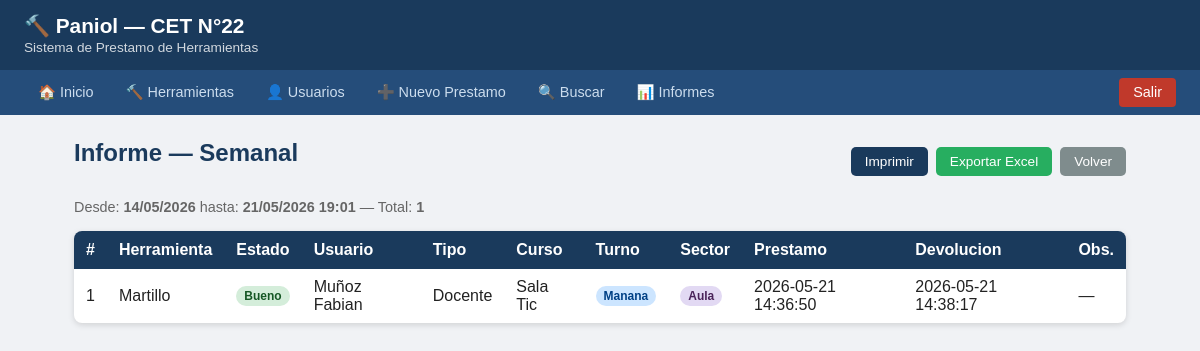
Page /informes/generar (signed in) on the committed database.
### tables this page shows
CREATE TABLE prestamos (
            id                INTEGER PRIMARY KEY AUTOINCREMENT,
            herramienta_id    INTEGER NOT NULL,
            usuario_id        INTEGER NOT NULL,
            sector            TEXT NOT NULL,
            observaciones     TEXT,
            fecha_prestamo    TEXT NOT NULL,
            fecha_devolucion  TEXT, destino TEXT,
            FOREIGN KEY (herramienta_id) REFERENCES herramientas(id),
            FOREIGN KEY (usuario_id)     REFERENCES usuarios(id)
        );

CREATE TABLE herramientas (
            id          INTEGER PRIMARY KEY AUTOINCREMENT,
            nombre      TEXT NOT NULL,
            descripcion TEXT,
            cantidad    INTEGER DEFAULT 1,
            estado      TEXT DEFAULT 'Bueno'
        );

CREATE TABLE usuarios (
            id        INTEGER PRIMARY KEY AUTOINCREMENT,
            nombre    TEXT NOT NULL,
            curso     TEXT,
            division  TEXT,
            turno     TEXT NOT NULL,
            tipo      TEXT DEFAULT 'Alumno'
        );

### app.py (the view)
@app.route("/informes/generar")
def generar_informe():
    if login_req(): return redirect(url_for("login"))
    tipo  = request.args.get("tipo",  "semanal")
    turno = request.args.get("turno", "todos")
    prestamos, fecha_desde, hoy = get_prestamos_informe(tipo, turno)
    return render_template("informe_resultado.html",
        prestamos=prestamos, tipo=tipo, turno=turno,
        fecha_desde=fecha_desde, hoy=hoy)

### app.py (called while the page is built)
def get_conn():
    conn = sqlite3.connect(DB_PATH)
    conn.row_factory = sqlite3.Row
    return conn

def login_req():
    return not session.get("logged")

### templates/informe_resultado.html
{% extends "base.html" %}
{% block content %}
<div style="display:flex;justify-content:space-between;align-items:center;margin-bottom:16px;flex-wrap:wrap;gap:10px">
  <h2>Informe — {{ tipo|capitalize }}{% if turno != 'todos' %} | Turno {{ turno }}{% endif %}</h2>
  <div class="no-print" style="display:flex;gap:8px;flex-wrap:wrap">
    <button onclick="window.print()" class="btn btn-primary">Imprimir</button>
    <a href="/informes/excel?tipo={{ tipo }}&turno={{ turno }}" class="btn btn-success">Exportar Excel</a>
    <a href="/informes" class="btn btn-secondary">Volver</a>
  </div>
</div>
<p style="color:#666;margin-bottom:16px;font-size:.9rem">
  Desde: <strong>{{ fecha_desde.strftime('%d/%m/%Y') }}</strong>
  hasta: <strong>{{ hoy.strftime('%d/%m/%Y %H:%M') }}</strong>
  — Total: <strong>{{ prestamos|length }}</strong>
</p>
{% if prestamos %}
<table>
  <thead>
    <tr><th>#</th><th>Herramienta</th><th>Estado</th><th>Usuario</th><th>Tipo</th>
        <th>Curso</th><th>Turno</th><th>Sector</th><th>Prestamo</th><th>Devolucion</th><th>Obs.</th></tr>
  </thead>
  <tbody>
    {% for p in prestamos %}
    <tr>
      <td>{{ p.id }}</td><td>{{ p.herramienta }}</td>
      <td><span class="badge {% if p.estado_herramienta=='Bueno' %}badge-bueno{% elif p.estado_herramienta=='Regular' %}badge-regular{% else %}badge-danado{% endif %}">{{ p.estado_herramienta }}</span></td>
      <td>{{ p.usuario }}</td><td>{{ p.tipo }}</td><td>{{ p.curso }} {{ p.division }}</td>
      <td><span class="badge {% if p.turno=='Manana' %}badge-manana{% else %}badge-tarde{% endif %}">{{ p.turno }}</span></td>
      <td><span class="badge {% if p.sector=='Taller' %}badge-taller{% else %}badge-aula{% endif %}">{{ p.sector }}</span></td>
      <td>{{ p.fecha_prestamo }}</td>
      <td>{{ p.fecha_devolucion or "Pendiente" }}</td>
      <td>{{ p.observaciones or "—" }}</td>
    </tr>
    {% endfor %}
  </tbody>
</table>
{% else %}
<p style="color:#666">No hay registros para este periodo.</p>
{% endif %}
{% endblock %}

### templates/base.html (style rules this page uses)
* { box-sizing:border-box;margin:0;padding:0 }
body { font-family:Arial,sans-serif;background:#f0f2f5;color:#222 }
h2 { margin-bottom:16px;color:#1a3a5c }
table { width:100%;border-collapse:collapse;background:white;border-radius:8px;overflow:hidden;box-shadow:0 2px 6px #0002 }
th { background:#1a3a5c;color:white;padding:10px 12px;text-align:left }
td { padding:9px 12px;border-bottom:1px solid #eee }
tr:last-child td { border-bottom:none }
.btn { display:inline-block;padding:7px 14px;border-radius:5px;text-decoration:none;font-size:.85rem;cursor:pointer;border:none;font-family:Arial }
.btn-primary { background:#1a3a5c;color:white }
.btn-success { background:#27ae60;color:white }
.btn-secondary { background:#7f8c8d;color:white }
.badge { display:inline-block;padding:3px 8px;border-radius:12px;font-size:.75rem;font-weight:bold }
.badge-bueno { background:#d4edda;color:#155724 }
.badge-manana { background:#cce5ff;color:#004085 }
.badge-aula { background:#e2d9f3;color:#4a235a }

### rows in the picture
prestamos: id "1", herramienta "Martillo", estado_herramienta "Bueno", usuario "Muñoz Fabian", tipo "Docente", curso "Sala Tic", turno "Manana", sector "Aula", fecha_prestamo "2026-05-21 14:36:50", fecha_devolucion "2026-05-21 14:38:17", observaciones "—"

### other values in the picture
{{ tipo|capitalize }} "Semanal"
{{ fecha_desde.strftime('%d/%m/%Y') }} "14/05/2026"
{{ hoy.strftime('%d/%m/%Y %H:%M') }} "21/05/2026 19:01"
{{ prestamos|length }} "1"
